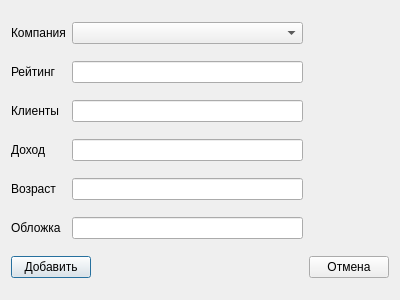
<?xml version="1.0" encoding="UTF-8"?>
<ui version="4.0">
 <class>Dialog</class>
 <widget class="QDialog" name="Dialog">
  <property name="geometry">
   <rect>
    <x>0</x>
    <y>0</y>
    <width>400</width>
    <height>300</height>
   </rect>
  </property>
  <property name="windowTitle">
   <string>Dialog</string>
  </property>
  <layout class="QGridLayout" name="gridLayout">
   <item row="0" column="0">
    <widget class="QLabel" name="label">
     <property name="text">
      <string>Компания</string>
     </property>
    </widget>
   </item>
   <item row="1" column="0">
    <widget class="QLabel" name="label_2">
     <property name="text">
      <string>Рейтинг</string>
     </property>
    </widget>
   </item>
   <item row="1" column="1" colspan="2">
    <widget class="QLineEdit" name="txtRating"/>
   </item>
   <item row="2" column="0">
    <widget class="QLabel" name="label_3">
     <property name="text">
      <string>Клиенты</string>
     </property>
    </widget>
   </item>
   <item row="2" column="1" colspan="2">
    <widget class="QLineEdit" name="txtClient"/>
   </item>
   <item row="3" column="0">
    <widget class="QLabel" name="label_4">
     <property name="text">
      <string>Доход</string>
     </property>
    </widget>
   </item>
   <item row="3" column="1" colspan="2">
    <widget class="QLineEdit" name="txtProfit"/>
   </item>
   <item row="4" column="0">
    <widget class="QLabel" name="label_5">
     <property name="text">
      <string>Возраст</string>
     </property>
    </widget>
   </item>
   <item row="4" column="1" colspan="2">
    <widget class="QLineEdit" name="txtAge"/>
   </item>
   <item row="5" column="0">
    <widget class="QLabel" name="label_6">
     <property name="text">
      <string>Обложка</string>
     </property>
    </widget>
   </item>
   <item row="5" column="1" colspan="2">
    <widget class="QLineEdit" name="txtCover"/>
   </item>
   <item row="6" column="0" colspan="2">
    <widget class="QPushButton" name="btnAdd">
     <property name="text">
      <string>Добавить</string>
     </property>
    </widget>
   </item>
   <item row="6" column="2">
    <spacer name="horizontalSpacer">
     <property name="orientation">
      <enum>Qt::Orientation::Horizontal</enum>
     </property>
     <property name="sizeHint" stdset="0">
      <size>
       <width>217</width>
       <height>20</height>
      </size>
     </property>
    </spacer>
   </item>
   <item row="6" column="3">
    <widget class="QPushButton" name="btnCancel">
     <property name="text">
      <string>Отмена</string>
     </property>
    </widget>
   </item>
   <item row="0" column="1" colspan="2">
    <widget class="QComboBox" name="cmbCompany"/>
   </item>
  </layout>
 </widget>
 <resources/>
 <connections/>
</ui>
